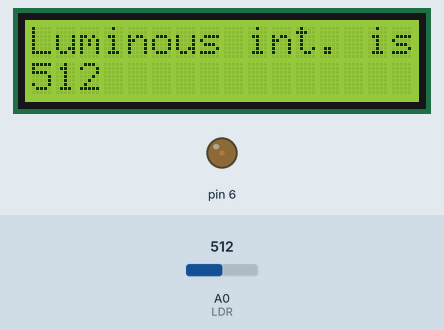
A sketch run on a simulated Arduino Uno, built with avr-gcc and run on an emulated ATmega328P. Shown: 16×2 character LCD, output pins drawn as LEDs (lit = HIGH). The inputs (shaded band) are chosen by the test bench; at power-on: A0 (LDR) = 512.

Above: at 2.6 s.
2.7 s: A0 (LDR) set to 716
At 7.0 s:
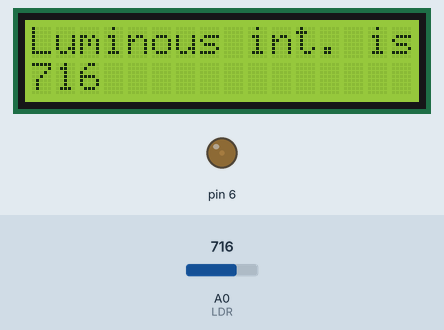
7.5 s: A0 (LDR) set to 900
At 11.2 s:
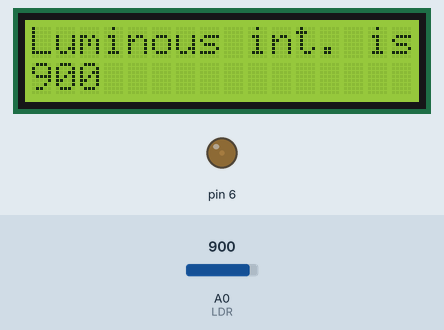
11.5 s: A0 (LDR) set to 1023
At 14.8 s:
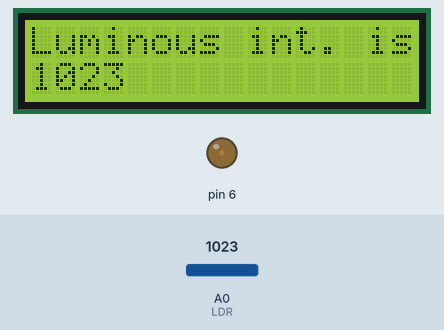
Timing chart, 0 to 16.3 s (numbered marks = the images above; inputs shaded):
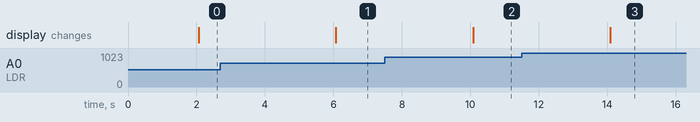

Measured:
- after the input at 2.7 s, the display: changes after 3.4 s (image 1)
- after the input at 7.5 s, the display: changes after 2.6 s (image 2)
- after the input at 11.5 s, the display: changes after 2.6 s (image 3)

The sketch:

t10-1.ino
```cpp
#include <LiquidCrystal.h>
const int LDR = A0;
int input_val = 0;

LiquidCrystal lcd(12,11,5,4,3,2);

void setup() {
  analogWrite(6,20);
  lcd.begin(16,2);
}

void loop() {
  input_val = analogRead(LDR);
  delay(2000);
  lcd.setCursor(0,0);
  lcd.print("Luminous int. is :");
  lcd.setCursor(0,1);
  lcd.print(input_val);
}
```
